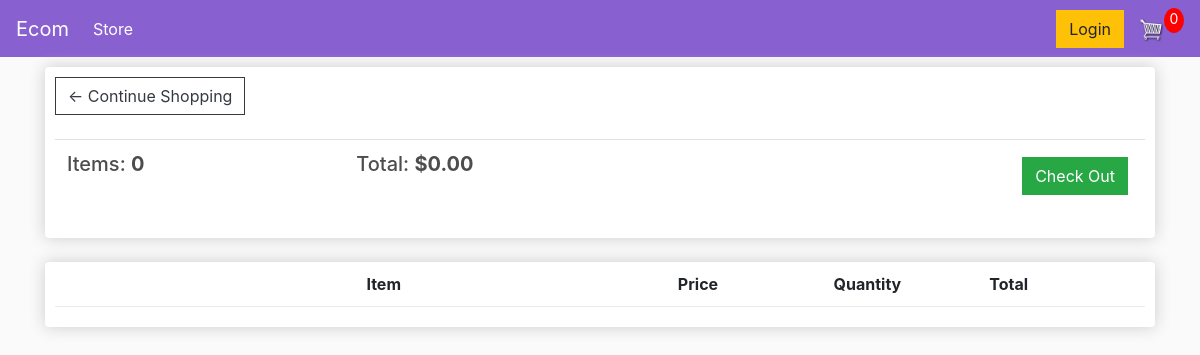
The page /cart/ (signed in) on the database as committed earlier.
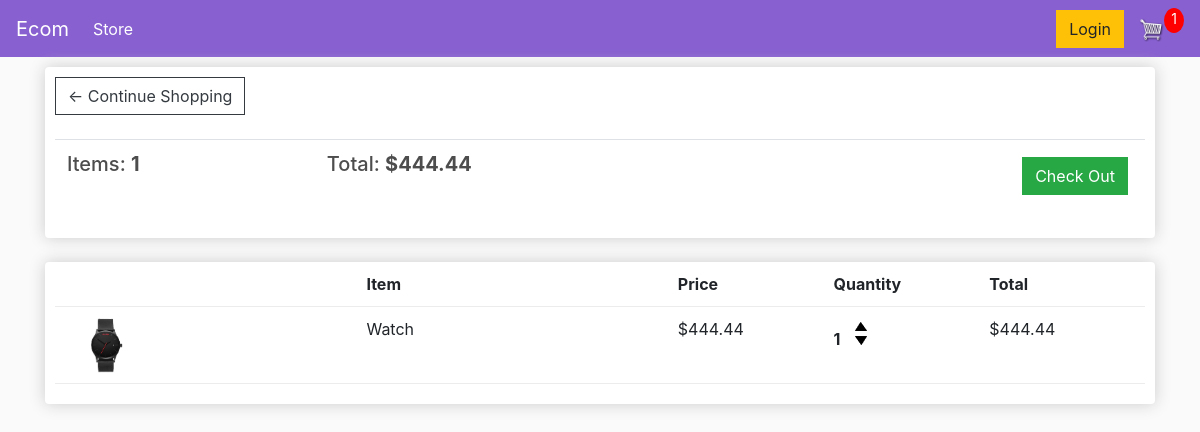
The same page on the database as committed later.
### store/models.py (models this page shows, shortened)
class Order(models.Model):
    customer = models.ForeignKey(Customer, on_delete=models.SET_NULL, blank=True, null=True)
    date_ordered = models.DateTimeField(auto_now_add=True)
    complete = models.BooleanField(default=False)
    transaction_id = models.CharField(max_length=200, null=True)
    @property
    def get_cart_total(self):
        orderitems = self.orderitem_set.all()
        total = sum([item.get_total for item in orderitems])
        return total
    @property
    def get_cart_items(self):
        orderitems = self.orderitem_set.all()
        total = sum([item.quantity for item in orderitems])
        return total

class OrderItem(models.Model):
    product = models.ForeignKey(Product, on_delete=models.SET_NULL, blank=True, null=True)
    order = models.ForeignKey(Order, on_delete=models.SET_NULL, blank=True, null=True)
    quantity = models.IntegerField(default=0, null=True, blank=True)
    date_added = models.DateTimeField(auto_now_add=True)
    @property
    def get_total(self):
        total = self.product.price * self.quantity
        return total

class Product(models.Model):
    name = models.CharField(max_length=200, null=True)
    price = models.DecimalField(max_digits=7, decimal_places=2)
    digital = models.BooleanField(default=False, null=True, blank=False)
    image = models.ImageField(null=True, blank=True)
    @property
    def imageURL(self):
        try:
            url = self.image.url
        except:
            url = ""
        return url

### store/views.py (the view)
# urls.py: path("cart/", views.cart, name="cart"),
def cart(request):
    data = cartData(request)
    cartItems = data["cartItems"]
    order = data["order"]
    items = data["items"]
    return render(request, "store/cart.html", {
        "items": items,
        "order": order,
        "cartItems": cartItems,
    })

### store/utils.py (called while the page is built)
def cartData(request):
    if request.user.is_authenticated:
        customer = request.user.customer
        order, created = Order.objects.get_or_create(customer=customer, complete=False)
        items = order.orderitem_set.all()
        cartItems = order.get_cart_items
    else:
        cookieData = cookieCart(request)
        cartItems = cookieData["cartItems"]
        order = cookieData["order"]
        items = cookieData["items"]
    return {"cartItems": cartItems, "order": order, "items": items}

### store/templates/store/cart.html
{% extends 'store/main.html' %}
{% load static %}
{% block content %}
    <div class="row">
        <div class="col-lg-12">
            <div class="box-element">
                <a class="btn btn-outline-dark" href="{% url 'store' %}">&#x2190; Continue Shopping</a>
                <br>
                <br>
                <table class="table">
                    <tr>
                        <th><h5>Items: <strong>{{ order.get_cart_items }}</strong></h5></th>
                        <th><h5>Total: <strong>${{ order.get_cart_total|floatformat:2 }}</strong></h5></th>
                        <th>
                            <a href="{% url 'checkout' %}" class="btn btn-success" style="float: right; margin: 5px">Check Out</a>
                        </th>
                    </tr>
                </table>
            </div>
            <br>
            <div class="box-element">
                <div class="cart-row">
                    <div style="flex: 2;"></div>
                    <div style="flex: 2;"><strong>Item</strong></div>
                    <div style="flex: 1;"><strong>Price</strong></div>
                    <div style="flex: 1;"><strong>Quantity</strong></div>
                    <div style="flex: 1;"><strong>Total</strong></div>
                </div>
                {% for item in items %}
                    <div class="cart-row">
                        <div style="flex: 2;"><img src="{{ item.product.imageURL }}" class="row-image" alt=""></div>
                        <div style="flex: 2;"><p>{{ item.product.name }}</p></div>
                        <div style="flex: 1;"><p>${{ item.product.price|floatformat:2 }}</p></div>
                        <div style="flex: 1;">
                            <p class="quantity">{{ item.quantity }}</p>
                            <div class="quantity">
                                <img data-product="{{ item.product.id }}" data-action="add" src="{% static 'images/arrow-up.png' %}" class="chg-quantity update-cart" alt="">
                                <img data-product="{{ item.product.id }}" data-action="remove" src="{% static 'images/arrow-down.png' %}" class="chg-quantity update-cart" alt="">
                            </div>
                        </div>
                        <div style="flex: 1;">${{ item.get_total }}</div>
                    </div>
                {% endfor %}
            </div>
        </div>
    </div>
{% endblock content %}

### store/templates/store/main.html (shortened to what this page needs)
{% load static %}
<!DOCTYPE html>
<html lang="en">
  <head>
    <link rel="stylesheet" href="{% static 'css/main.css' %}" />
    <link
      rel="stylesheet"
      href="https://stackpath.bootstrapcdn.com/bootstrap/4.4.1/css/bootstrap.min.css"
    />
    <link rel="stylesheet" type="text/css" href="{% static 'css/main.css' %}" />
  </head>
  <body>
    <nav class="navbar navbar-expand-lg navbar-dark bg-dark">
      <a class="navbar-brand" href="{% url 'store' %}">Ecom</a>
      <div class="collapse navbar-collapse" id="navbarSupportedContent">
        <ul class="navbar-nav mr-auto">
          <li class="nav-item active">
            <a class="nav-link" href="{% url 'store' %}"
              >Store <span class="sr-only">(current)</span></a
            >
          </li>
        </ul>
        <div class="form-inline my-2 my-lg-0">
          <a href="#" class="btn btn-warning">Login</a>
          <a href="{% url 'cart' %}">
            <img src="{% static 'images/cart.png' %}" id="cart-icon" />
          </a>
          <p id="cart-total">{{ cartItems }}</p>
        </div>
      </div>
    </nav>
    <div class="container">{% block content %} {% endblock content %}</div>
  </body>
</html>

### static/css/main.css (style rules this page uses)
body { background-color: hsl(0, 0%, 98%); }
h1,h2,h3,h4,h5,h6 { color:hsl(0, 0%, 30%); }
.box-element { box-shadow:hsl(0, 0%, 80%) 0 0 16px; background-color: #fff; border-radius: 4px; padding: 10px; }
.bg-dark { background-color: #8860D0!important; }
#cart-icon { width:25px; display: inline-block; margin-left: 15px; }
#cart-total { display: block; text-align: center; color:#fff; background-color: red; width: 20px; height: 25px; border-radius: 50%; font-size: 14px; }
.col-lg-4, .col-lg-6, .col-lg-8, .col-lg-12 { margin-top: 10px; }
.btn { border-radius: 0; }
.row-image { width: 100px; }
.cart-row { display: flex; align-items: flex-stretch; padding-bottom: 10px; margin-bottom: 10px; border-bottom: 1px solid #ececec; }
.quantity { display: inline-block; font-weight: 700; padding-right:10px; }
.chg-quantity { width: 12px; cursor: pointer; display: block; margin-top: 5px; transition:.1s; }

Rows that differ between the two databases and show on the page:
no longer on this page (row edited): Order: get_cart_items "0", get_cart_total "0.00"
added Order: get_cart_items "1", get_cart_total "444.44"
added OrderItem: product.imageURL (picture), product.name "Watch", product.price "444.44", quantity "1", get_total "444.44"
Other text that changed with them:
{{ cartItems }}: "0" → "1"
